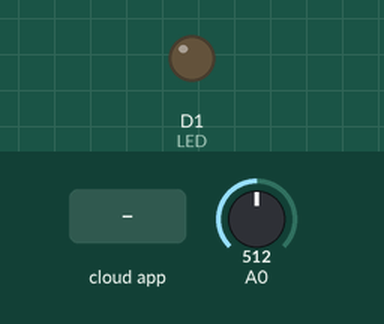
This sketch was run on a simulated ESP8266 (NodeMCU). Parts: output pins drawn as LEDs (lit = HIGH). Inputs (shaded band) come from the test bench; at power-on: A0 = 512. WiFi joins after 1.5 s; servers stay silent unless stated.

Above: at 2.7 s.
2.8 s: the phone or cloud app sets led to 1
At 4.2 s:
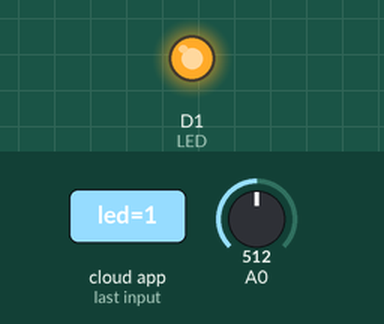
4.5 s: the phone or cloud app sets led to 0
At 5.3 s:
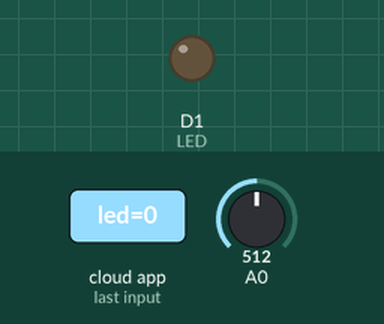
Timing chart, 0 to 7.5 s (numbered marks = the images above; inputs shaded):
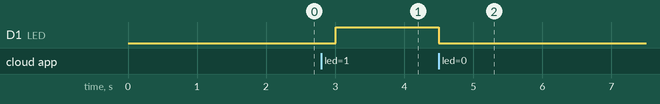

The sketch:

nodemcu_cloud.ino
```cpp
#include "arduino_secrets.h"
/*
  Sketch generated by the Arduino IoT Cloud Thing "Untitled"
  https://create.arduino.cc/cloud/things/a7ca6df1-a2b9-403d-8d7a-e5690bdbd082

  Arduino IoT Cloud Variables description

  The following variables are automatically generated and updated when changes are made to the Thing

  bool led;
  CloudAngle pot;

  Variables which are marked as READ/WRITE in the Cloud Thing will also have functions
  which are called when their values are changed from the Dashboard.
  These functions are generated with the Thing and added at the end of this sketch.
*/

#define LED D1

#include "thingProperties.h"

void setup() {
  // Initialize serial and wait for port to open:


  Serial.begin(9600);
  // This delay gives the chance to wait for a Serial Monitor without blocking if none is found

  delay(1500);

  pinMode(LED, OUTPUT);

  // Defined in thingProperties.h
  initProperties();

  // Connect to Arduino IoT Cloud
  ArduinoCloud.begin(ArduinoIoTPreferredConnection);

  /*
     The following function allows you to obtain more information
     related to the state of network and IoT Cloud connection and errors
     the higher number the more granular information you’ll get.
     The default is 0 (only errors).
     Maximum is 4
 */
  setDebugMessageLevel(2);
  ArduinoCloud.printDebugInfo();
}

void loop() {
  ArduinoCloud.update();
  // Your code here

  onLedChange();
  read_analog_value() ;
}


void onLedChange() {
if (led == 1)
  {
digitalWrite(LED, HIGH);
  }
else
  {
digitalWrite(LED,LOW);
  }
}

void read_analog_value(){

   int a = analogRead(A0);
 int analog_value= 1024-a ;
 pot =  analog_value ;
 delay(10);
}
```

arduino_secrets.h
```cpp
#define SECRET_SSID ""
#define SECRET_PASS ""
#define SECRET_DEVICE_KEY ""
```

thingProperties.h
```cpp
// Code generated by Arduino IoT Cloud, DO NOT EDIT.

#include <ArduinoIoTCloud.h>
#include <Arduino_ConnectionHandler.h>


const char THING_ID[]           = "a7ca6df1-a2b9-403d-8d7a-e5690bdbd082";
const char DEVICE_LOGIN_NAME[]  = "e7891f11-dd92-4d1b-ad49-44793cf2c423";

const char SSID[]               = SECRET_SSID;    // Network SSID (name)
const char PASS[]               = SECRET_PASS;    // Network password (use for WPA, or use as key for WEP)
const char DEVICE_KEY[]  = SECRET_DEVICE_KEY;    // Secret device password

void onLedChange();

bool led;
CloudAngle pot;

void initProperties(){

  ArduinoCloud.setBoardId(DEVICE_LOGIN_NAME);
  ArduinoCloud.setSecretDeviceKey(DEVICE_KEY);
  ArduinoCloud.setThingId(THING_ID);
  ArduinoCloud.addProperty(led, READWRITE, ON_CHANGE, onLedChange);
  ArduinoCloud.addProperty(pot, READ, ON_CHANGE, NULL);

}

WiFiConnectionHandler ArduinoIoTPreferredConnection(SSID, PASS);
```

Measured:
- after the input at 2.8 s, D1 (LED): LOW → HIGH after 0.21 s
- after the input at 4.5 s, D1 (LED): HIGH → LOW at once
